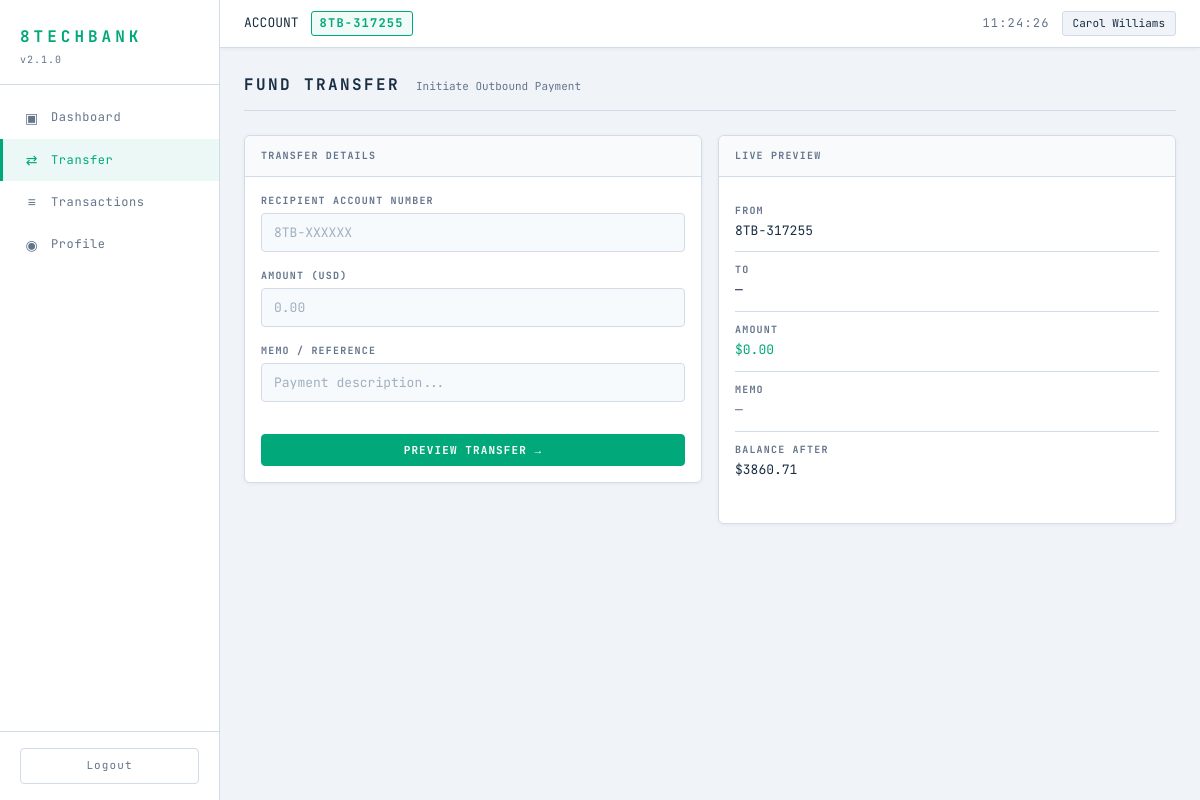
/transfer (signed in), run on the app's committed database.
### tables this page shows
CREATE TABLE users (
    id INTEGER PRIMARY KEY AUTOINCREMENT,
    username TEXT NOT NULL UNIQUE,
    email TEXT NOT NULL UNIQUE,
    password TEXT NOT NULL,
    display_name TEXT NOT NULL,
    account_number TEXT NOT NULL UNIQUE,
    balance REAL NOT NULL DEFAULT 1000.00,
    role TEXT NOT NULL DEFAULT 'user',
    created_at TIMESTAMP DEFAULT CURRENT_TIMESTAMP
);

### routes/transfer.py (the view, shortened to what this page needs)
@transfer_bp.route('/transfer', methods=['GET', 'POST'])
def transfer():
    if 'user_id' not in session:
        return redirect(url_for('auth.login'))
    error = None
    success = None
    confirm = False
    form_data = {}
    user_id = session['user_id']
    user = raw_query("SELECT * FROM users WHERE id=" + str(user_id), fetchone=True)
    return render_template('transfer.html', user=user, error=error, success=success,
                           confirm=confirm, form_data=form_data)

### database.py (called while the page is built)
def get_db():
    conn = sqlite3.connect(DATABASE_PATH)
    conn.row_factory = sqlite3.Row
    return conn

def raw_query(sql, fetchone=False):
    conn = get_db()
    try:
        if isinstance(sql, (list, tuple)) and len(sql) == 2:
            sql_text, params = sql
            cur = conn.execute(sql_text, params)
        else:
            cur = conn.execute(sql)
        conn.commit()
        if fetchone:
            return cur.fetchone()
        return cur.fetchall()
    finally:
        conn.close()

### templates/transfer.html (shortened to what this page needs)
{% extends "base.html" %}
{% block content %}
<div class="page-header">
    <h2 class="page-title">FUND TRANSFER</h2>
    <span class="page-subtitle">Initiate Outbound Payment</span>
</div>
{% if confirm and recipient %}
<div class="card confirm-card">
    <div class="card-header">
        <span class="micro-label">CONFIRM TRANSFER</span>
    </div>
    <div class="confirm-details">
        <div class="confirm-row">
            <span class="micro-label">FROM</span>
            <span class="mono">{{ user.account_number }} — {{ user.display_name }}</span>
        </div>
        <div class="confirm-row">
            <span class="micro-label">TO</span>
            <span class="mono">{{ recipient.account_number }} — {{ recipient.display_name }}</span>
        </div>
        <div class="confirm-row">
            <span class="micro-label">AMOUNT</span>
            <span class="accent mono">${{ "%.2f"|format(form_data.amount|float) }}</span>
        </div>
        <div class="confirm-row">
            <span class="micro-label">MEMO</span>
            <span>{{ form_data.memo or '—' }}</span>
        </div>
    </div>
    <form method="POST" action="{{ url_for('transfer.transfer') }}">
        <input type="hidden" name="recipient_account" value="{{ form_data.recipient_account }}">
        <input type="hidden" name="amount" value="{{ form_data.amount }}">
        <input type="hidden" name="memo" value="{{ form_data.memo }}">
        <input type="hidden" name="sender_id" value="{{ user.id }}">
        <input type="hidden" name="action" value="confirm">
        <div class="btn-row">
            <a href="{{ url_for('transfer.transfer') }}" class="btn btn-ghost">CANCEL</a>
            <button type="submit" class="btn btn-danger">CONFIRM TRANSFER</button>
        </div>
    </form>
</div>
{% else %}
<div class="transfer-layout">
    <div class="transfer-form-col">
        <div class="card">
            <div class="card-header">
                <span class="micro-label">TRANSFER DETAILS</span>
            </div>
            <form method="POST" action="{{ url_for('transfer.transfer') }}" id="transferForm">
                <div class="form-group">
                    <label class="micro-label">RECIPIENT ACCOUNT NUMBER</label>
                    <input type="text" name="recipient_account" class="form-input" placeholder="8TB-XXXXXX"
                           value="{{ form_data.recipient_account or '' }}" id="recipientInput" autocomplete="off">
                </div>
                <div class="form-group">
                    <label class="micro-label">AMOUNT (USD)</label>
                    <input type="number" name="amount" class="form-input" placeholder="0.00"
                           step="0.01" min="0.01" value="{{ form_data.amount or '' }}" id="amountInput">
                </div>
                <div class="form-group">
                    <label class="micro-label">MEMO / REFERENCE</label>
                    <input type="text" name="memo" class="form-input" placeholder="Payment description..."
                           value="{{ form_data.memo or '' }}" id="memoInput">
                </div>
                <button type="submit" class="btn btn-primary btn-full">PREVIEW TRANSFER →</button>
            </form>
        </div>
    </div>
    <div class="transfer-preview-col">
        <div class="card preview-card">
            <div class="card-header">
                <span class="micro-label">LIVE PREVIEW</span>
            </div>
            <div class="preview-body">
                <div class="preview-row">
                    <span class="micro-label">FROM</span>
                    <span class="mono">{{ user.account_number }}</span>
                </div>
                <div class="preview-row">
                    <span class="micro-label">TO</span>
                    <span class="mono" id="previewRecipient">—</span>
                </div>
                <div class="preview-row">
                    <span class="micro-label">AMOUNT</span>
                    <span class="accent mono" id="previewAmount">$0.00</span>
                </div>
                <div class="preview-row">
                    <span class="micro-label">MEMO</span>
                    <span id="previewMemo" class="muted">—</span>
                </div>
                <div class="preview-row">
                    <span class="micro-label">BALANCE AFTER</span>
                    <span class="mono" id="previewBalance">${{ "%.2f"|format(user.balance) }}</span>
                </div>
            </div>
        </div>
    </div>
</div>
{% endif %}
{% endblock %}

### templates/base.html (shortened to what this page needs)
<!DOCTYPE html>
<html lang="en">
<head>
    <link rel="stylesheet" href="{{ url_for('static', filename='style.css') }}">
</head>
<body>
    <div class="layout">
        <aside class="sidebar">
            <div class="sidebar-header">
                <h1 class="logo">8TECHBANK</h1>
                <div class="version">v2.1.0</div>
            </div>
            <nav class="sidebar-nav">
                <a href="{{ url_for('dashboard.dashboard') }}" class="nav-item {% if request.endpoint == 'dashboard.dashboard' %}active{% endif %}">
                    <span class="nav-icon">▣</span>
                    <span>Dashboard</span>
                </a>
                <a href="{{ url_for('transfer.transfer') }}" class="nav-item {% if request.endpoint == 'transfer.transfer' %}active{% endif %}">
                    <span class="nav-icon">⇄</span>
                    <span>Transfer</span>
                </a>
                <a href="{{ url_for('transactions.transactions') }}" class="nav-item {% if request.endpoint == 'transactions.transactions' %}active{% endif %}">
                    <span class="nav-icon">≡</span>
                    <span>Transactions</span>
                </a>
                <a href="{{ url_for('profile.profile') }}" class="nav-item {% if request.endpoint == 'profile.profile' %}active{% endif %}">
                    <span class="nav-icon">◉</span>
                    <span>Profile</span>
                </a>
            </nav>
            <div class="sidebar-footer">
                <a href="{{ url_for('auth.logout') }}" class="logout-btn">Logout</a>
            </div>
        </aside>
        <main class="main-content">
            <header class="topbar">
                <div class="topbar-left">
                    <span class="label">ACCOUNT</span>
                    <span class="account-badge">{{ session.account_number }}</span>
                </div>
                <div class="topbar-right">
                    <div class="clock" id="liveClock">--:--:--</div>
                    <div class="user-pill">{{ session.display_name }}</div>
                </div>
            </header>
            <div class="content">
                {% block content %}{% endblock %}
            </div>
        </main>
    </div>
</body>
</html>

### data on the page
users: account_number "8TB-317255", display_name "Carol Williams", balance "3860.71"
